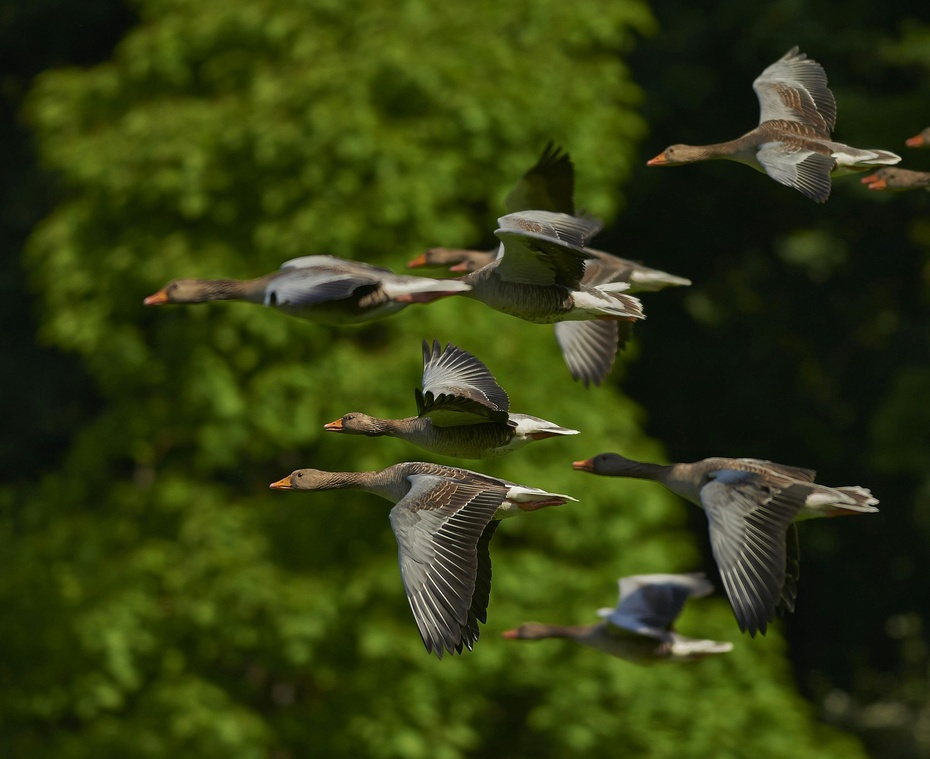
#> input picture Day 5/Goose.jpg, 930 x 759 px, shrunk from 2829 x 2307 before the run, found by its file name
$ python filter.py
#> lines starting #> are read from the running program, lines starting #| are printed output that depends on the picture
import cv2
import numpy as np
import matplotlib.pyplot as plt

img = cv2.imread("goose.jpg")
#> img is the input picture: shape (759, 930, 3); mean B, G, R 17.3, 60.2, 50.5

blur = cv2 .blur(img, (10,9))
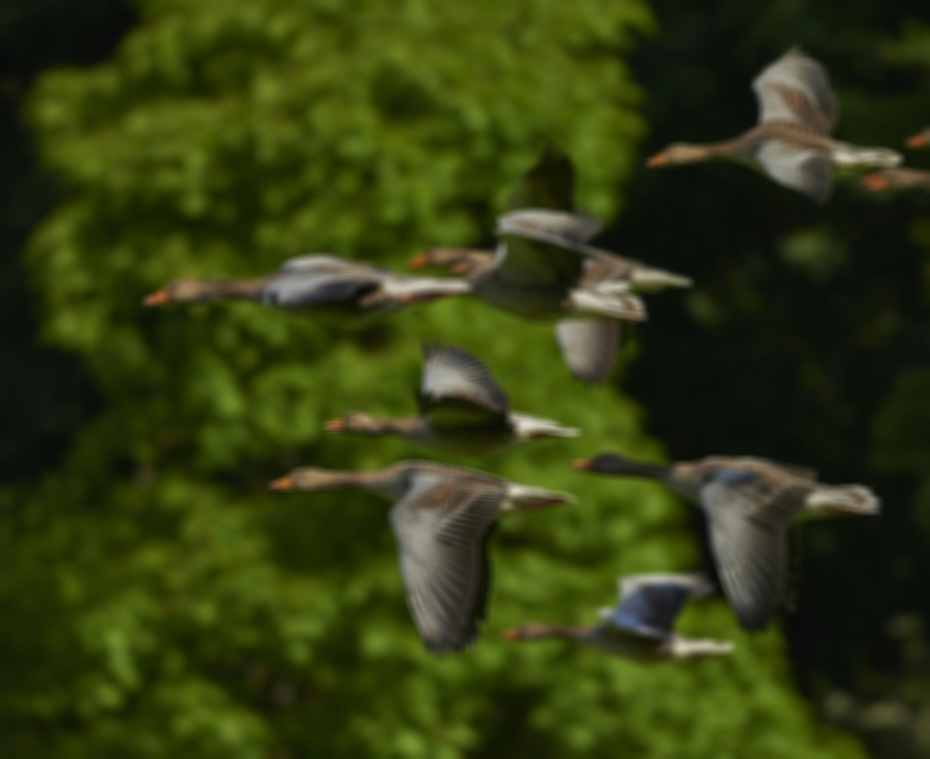
#> blur: shape (759, 930, 3); mean B, G, R 17.3, 60.2, 50.5
gaussian = cv2.GaussianBlur(img, (15,5),0)
median = cv2.medianBlur(img, 7)

title = ["Original", "Blur", "Gaussian","Median"]
images= [img,blur,gaussian,median]
for i in range(4):
    plt.subplot(2,2,i+1), plt.imshow(images[i]),plt.title(title[i])
    plt.axis("off")
plt.show()
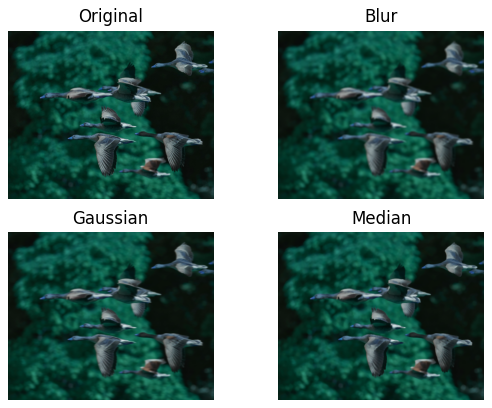
#> figure drawn by matplotlib, 4 panels; B, G, R data is drawn as R, G, B

$ run again, with Day 5/butterfly.jpg copied over Day 5/Goose.jpg
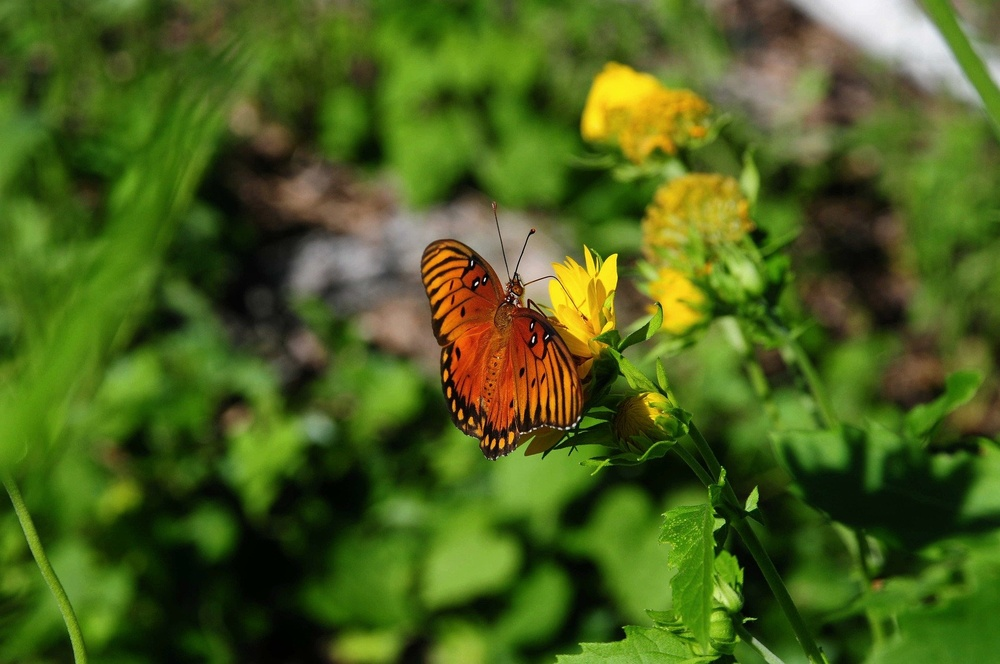
#> input picture Day 5/butterfly.jpg, 1000 x 664 px, shrunk from 1920 x 1275 before the run, found by its file name
#> img is the input picture: shape (664, 1000, 3); mean B, G, R 28.7, 96.4, 74.9
#> `blur = cv2 .blur(img, (10,9))`:
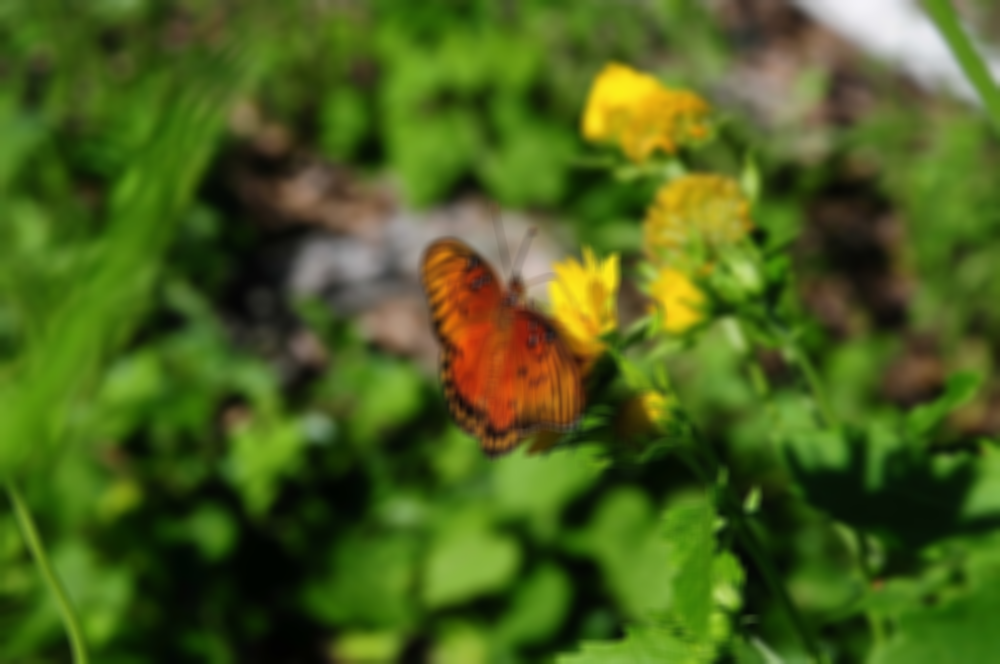
#> blur: shape (664, 1000, 3); mean B, G, R 28.7, 96.4, 74.9
#> `plt.show()`:
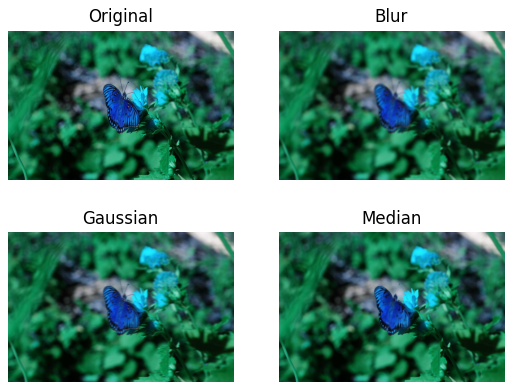
#> figure drawn by matplotlib, 4 panels; B, G, R data is drawn as R, G, B
